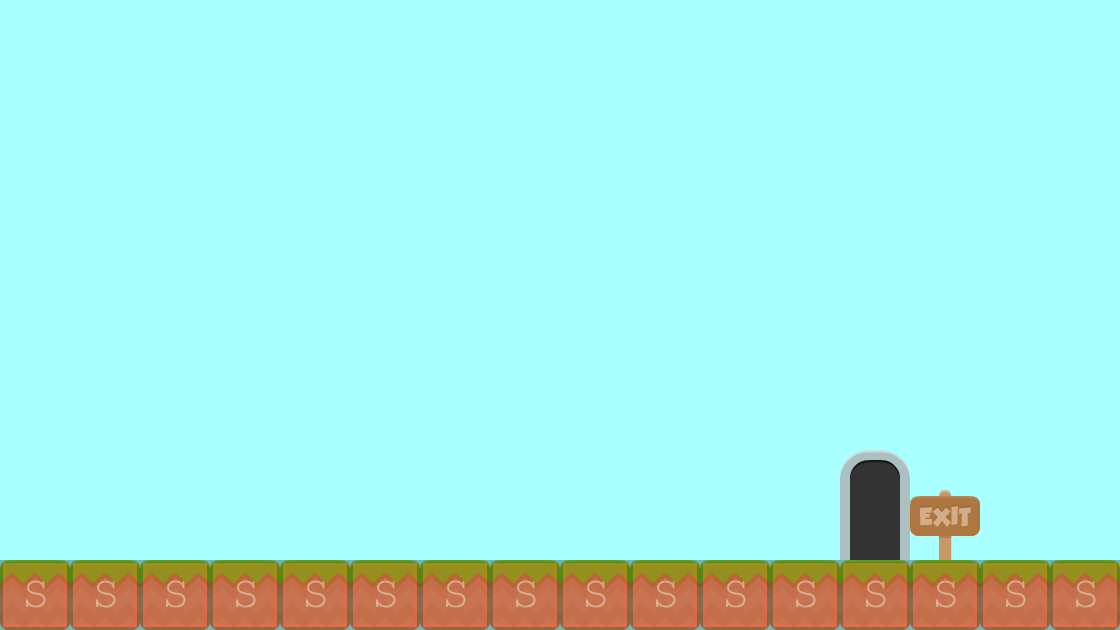

Below is a game level as drawn by its tile map, then a one-line description and the .tmx that defines it (tile-layer data replaced by summaries):
An orthogonal 16x9 tile map with 70x70 px tiles, 2 tile layers (background, collision), 2 tilesets.

<map version="1.0" orientation="orthogonal" width="16" height="9" tilewidth="70" tileheight="70" backgroundcolor="#aaffff">
 <tileset firstgid="1" name="background-tiles" tilewidth="70" tileheight="70">
  <image source="../img/background-tiles.png" width="910" height="910" />
 </tileset>
 <tileset firstgid="170" name="solid-tile" tilewidth="70" tileheight="70">
  <image source="../img/solid-tile.png" width="70" height="70" />
  <tile id="0">
   <properties>
    <property name="type " value="solid" />
   </properties>
  </tile>
 </tileset>
 <layer name="background" width="16" height="9">
  <data>[144 cells, 19 non-empty, 4 distinct tile ids]</data>
 </layer>
 <layer name="collision" width="16" height="9" opacity="0.3">
  <data>[144 cells, 16 non-empty, 1 distinct tile ids]</data>
 </layer>
</map>
